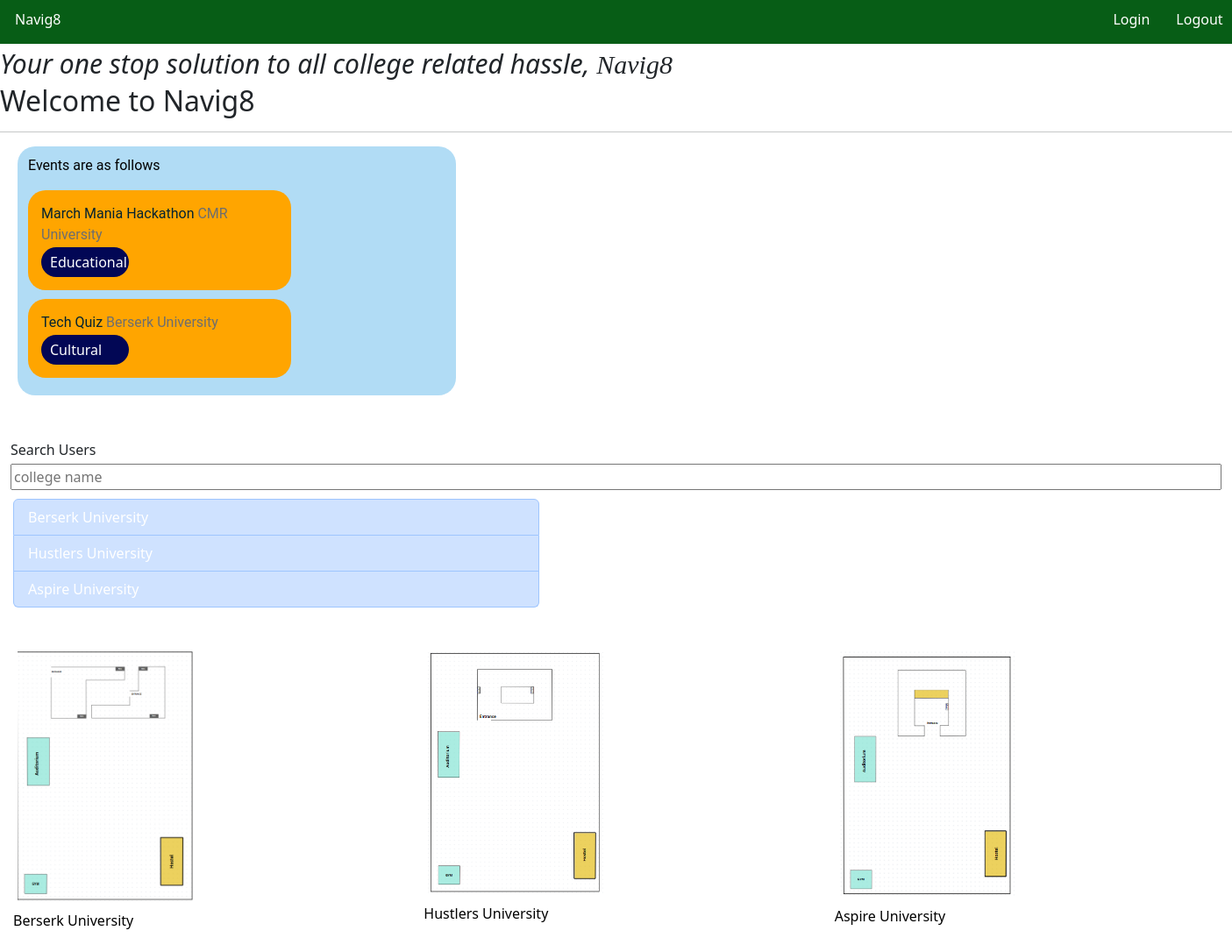
Page /home on the earlier database version.
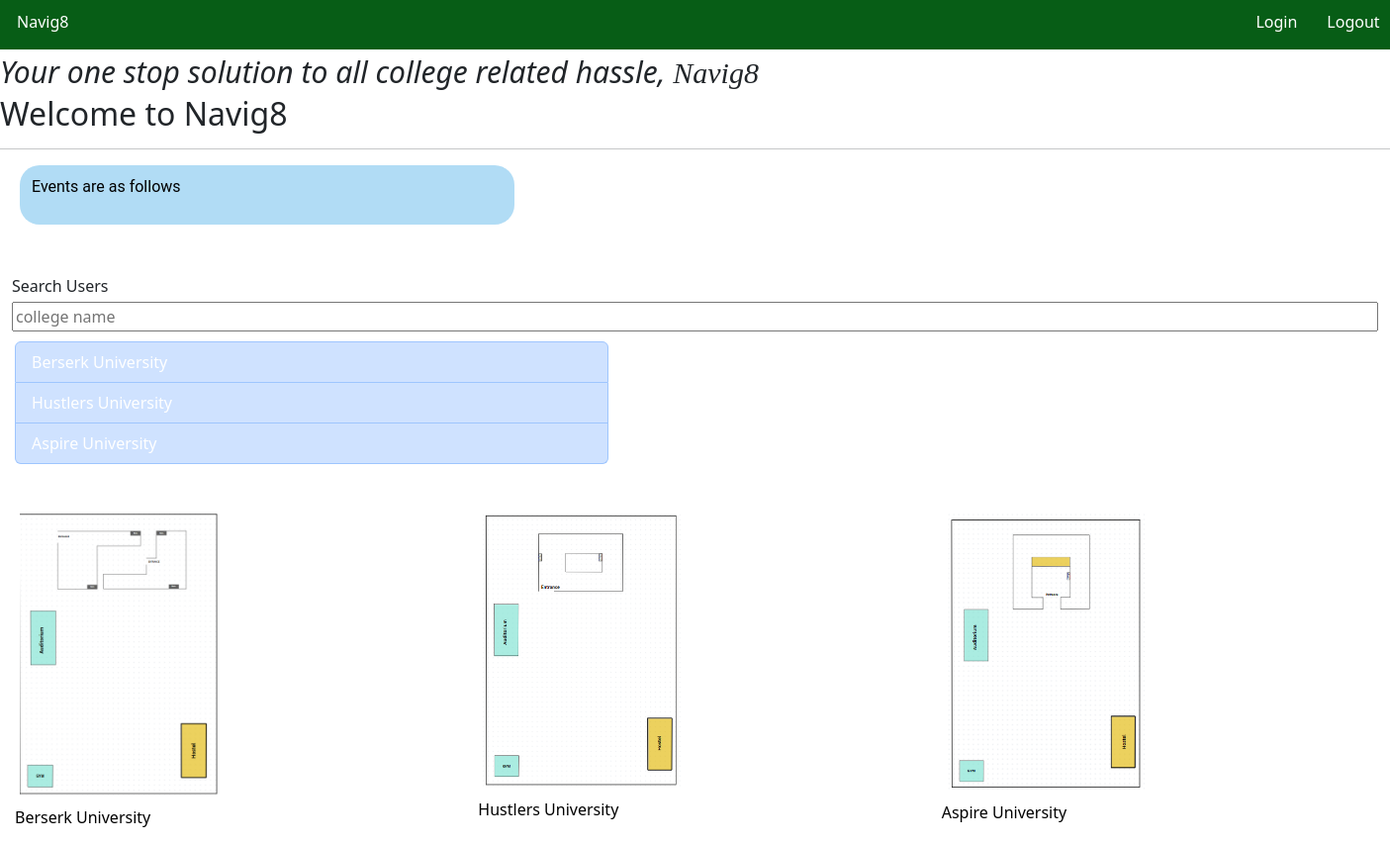
Same page on the later database version.
### app.py (models this page shows, shortened)
class events(db.Model):
    _id = db.Column(db.Integer, primary_key=True)
    evnt_title = db.Column(db.String, nullable=False)
    evnt_uni = db.Column(db.String, nullable=False)
    evnt_flair = db.Column(db.String, nullable=False)

### app.py (the view)
@app.route("/")
@app.route("/home")
def home():
    all_events = events.query.all()
    if "user_name" in session:
        user_name = session["user_name"]
    else:
        user_name = None
    berserk_img= os.path.join(app.config['UPLOAD_FOLDER'], 'L.png')
    hustle_img= os.path.join(app.config['UPLOAD_FOLDER'], 'B.png')
    aspire_img= os.path.join(app.config['UPLOAD_FOLDER'], 'S.png')
    return render_template("home_page.html", events=all_events, name=user_name, berserk_img= berserk_img, hustle_img=hustle_img, aspire_img=aspire_img)

### templates/home_page.html (shortened to what this page needs)
{%extends "base.html"%}
{%block link %}     <link rel="icon" href=
<link rel="stylesheet" href="static/style.css">
<link href="https://cdn.jsdelivr.net/npm/bootstrap@5.3.3/dist/css/bootstrap.min.css" rel="stylesheet">
{%endblock%}
{%block user_login%}
<div class=" header">
    <div class="proj-title " >
        <p class="name-logo">Navig8</p>
    </div>
    <div class="logs">
        {% if "user_name" in session: %}
            <div style="color: black;">
                <a href="/login"> {{name}}</a>
            </div>
        {%else %}
            <div class="home-login">
                <a href="/login"> Login</a>
            </div>
        {%endif%}
    </div>
    <div>
        <a href="/logout"> Logout</a>
    </div>
</div>
{%endblock%}
{%block content%}
<em class="name-tag" >Your one stop solution to all college related hassle, <span class="name-comp" >Navig8</span></em>
<h2> Welcome to Navig8</h2>
<hr color="green">
<div class="events-tab">
    <p class="events-div-name">
        Events are as follows
    </p>
    {% for event in events %}
        <div class="event">
            <p class="event-title"> {{event.evnt_title}} <span class="uni-name">{{ event.evnt_uni }}</span></p>
            <div class="flair">
                {{event.evnt_flair}}
            </div>
        </div>
    {% endfor %}
</div>
<div class="announcement-tab">
    <p class="announcement-div-name">
    </p>
</div>
<div class="container-fluid search-wrapper">
    <label for="search">Search Users</label>
    <input type="search" id="search" placeholder="college name">
</div>
<div class="list-container  list-group">
    <a href="/berserk" class="show-text list-group-item list-group-item-action list-group-item-primary ">Berserk University</a>
    <a href="/hustler" class="list-group-item list-group-item-action list-group-item-primary">Hustlers University</a>
    <a href="/aspire" class="list-group-item list-group-item-action list-group-item-primary">Aspire University</a>
  </div>
  <div class="images-container">
    <div class="image">
        <a href="/berserk">
            <figure>
                <img class="clg-imgs" src= "{{berserk_img}}">
                <figcaption> Berserk University</figcaption>
            </figure>
        </a>
    </div>
    <div class="image">
        <a href="/hustler">
            <figure>
                <img class="clg-imgs" src= "{{hustle_img}}">
                <figcaption> Hustlers University</figcaption>
            </figure>
        </a>
    </div>
    <div class="image">
        <a href="/aspire">
            <figure>
                <img class="clg-imgs" src= "{{aspire_img}}">
                <figcaption> Aspire University</figcaption>
            </figure>
        </a>
    </div>
  </div>
{%endblock%}

### templates/base.html (shortened to what this page needs)
<!DOCTYPE html>
<html>
  <head>
    {%block link%} {%endblock%}
    <link href="https://cdn.jsdelivr.net/npm/bootstrap@5.3.3/dist/css/bootstrap.min.css" rel="stylesheet">
  </head>
  <body>
    <div class="container-fluid header" >
      {%block user_login%} {%endblock%}
    </div>
    {%block content%} {%endblock%}
  </body>
</html>

### static/style.css (style rules this page uses)
p { color:white; }
.header { background-color: rgb(7, 93, 22); display:flex; flex-direction: row; align-items: top; padding-top:5px; }
.name-logo { padding-left:5px; cursor:pointer; }
.logs { margin-left: 1200px; margin-right: 30px; padding: 0 ; }
a:link { color: rgb(255, 255, 255); text-decoration: none; }
.events-tab { max-width: 500px; background-color: rgba(86, 179, 234, 0.46); border-radius: 20px; margin-left: 20px; margin-bottom:10px; padding: 10px 12px; }
.events-div-name { color:black; font-family: Roboto , Arial; }
.search-wrapper { display: flex; flex-direction: column; gap: .25rem; }
input { font-size: 1rem; }
.name-tag { font-size: 30px; }
.name-comp { font-family: cursive; }
.list-container { margin-top:10px; margin-left:15px; width: 600px; }
.show-text { color:black; }
.images-container { display:grid; grid-template-columns: 1fr 1fr 1fr; margin-top:40px; }
.image { box-shadow: 20 50 50 rgba(0, 0, 0, 0.46); }
.clg-imgs { display:inline; margin: 10px 20px; width:200px; box-shadow: 10 50 10 rgba(0, 0, 0, 0.46); }
figcaption { margin-left: 15px; color:black; }

Differences in the rows shown:
removed events: evnt_title "March Mania Hackathon", evnt_uni "CMR University", evnt_flair "Educational"
removed events: evnt_title "Tech Quiz", evnt_uni "Berserk University", evnt_flair "Cultural"
